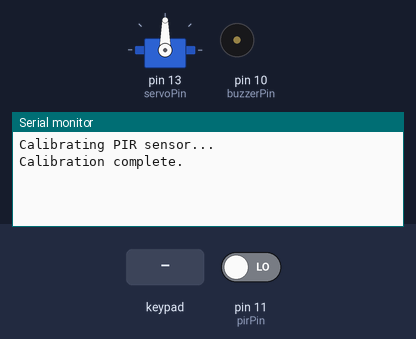
The sketch below on a simulated Arduino Uno, built with avr-gcc and run on an emulated ATmega328P. On the bench: servo, buzzer (waves = sounding, pin HIGH), the last lines printed to the serial monitor. Inputs (shaded band) come from the test bench; at power-on: pin 11 (pirPin) LOW.

Above: at 7.2 s.
7.3 s: key '1' pressed
At 8.5 s:
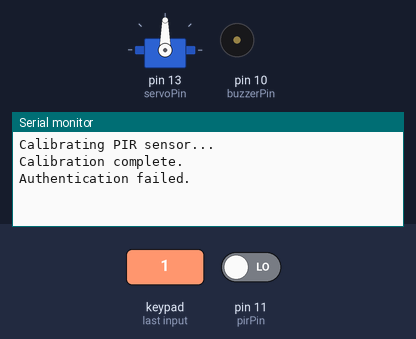
8.8 s: keypad keys 9 8 7 6 pressed 0.4 s apart
At 9.06 s:
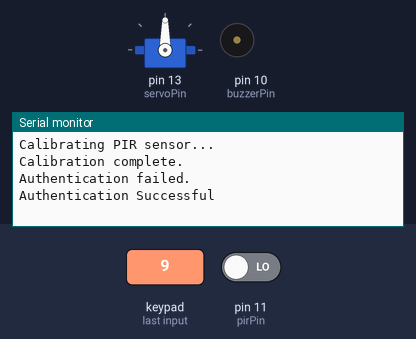

The sketch:

project_code.ino
```cpp
//The code provided in this repository may not be fully functional. It will require modification on your part to achieve proper functionality.

#include <Arduino.h>
#include <Keypad.h>
#include <Servo.h>

int pirPin = 11;
int buzzerPin = 10;
int servoPin = 13;
unsigned long lastMotionTime = 0;
const long buzzerDuration = 1500;
const long cooldownPeriod = 30000;
boolean calibrated = false;

const byte ROWS = 4;
const byte COLS = 4;
char keys[ROWS][COLS] = {
  {'1', '2', '3', 'A'},
  {'4', '5', '6', 'B'},
  {'7', '8', '9', 'C'},
  {'*', '0', '#', 'D'}
};
byte rowPins[ROWS] = {9, 8, 7, 6};
byte colPins[COLS] = {5, 4, 3, 2};

Keypad keypad = Keypad(makeKeymap(keys), rowPins, colPins, ROWS, COLS);
Servo myservo;

void setup() {
  pinMode(pirPin, INPUT);
  pinMode(buzzerPin, OUTPUT);
  pinMode(servoPin, OUTPUT);
  digitalWrite(buzzerPin, LOW);
  digitalWrite(pirPin, LOW);
  myservo.attach(servoPin);
  Serial.begin(9600);

  delay(1000);

  Serial.println("Calibrating PIR sensor...");
  delay(5000);
  calibrated = true;
  Serial.println("Calibration complete.");
}

void loop() {
  if (calibrated) {
    int pirState = digitalRead(pirPin);
    unsigned long currentTime = millis();

    if (pirState == HIGH) {
      if ((currentTime - lastMotionTime) > cooldownPeriod) {
        Serial.println("Motion detected!");
        activateBuzzer();
        lastMotionTime = currentTime;

        digitalWrite(pirPin, LOW);
      }
    }
  }

  char key = keypad.getKey();

  if (key != NO_KEY) {
    if (key == '9') {
      Serial.println("Authentication Successful");
      activateServo();
    } else {
      Serial.println("Authentication failed.");
    }
  }
}

void activateBuzzer() {
  tone(buzzerPin, 1000);
  delay(buzzerDuration);
  noTone(buzzerPin);
}

void activateServo() {
  myservo.write(90);
}
```

Measured:
- after the input at 7.3 s, the serial monitor: prints a new line at once (image 1)
- after the input at 8.8 s, the serial monitor: prints a new line at once (image 2)
